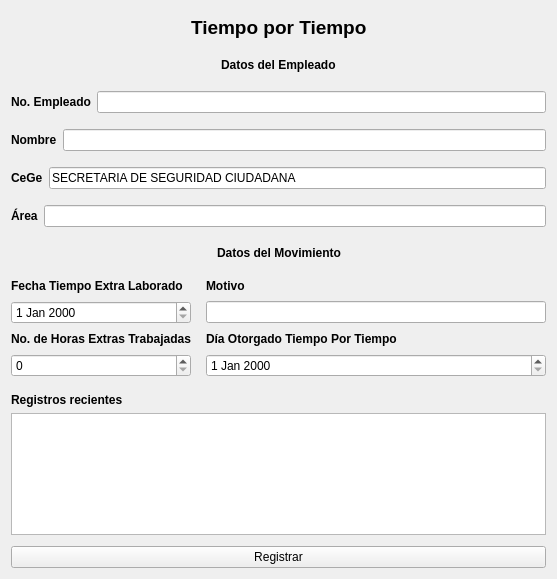
<?xml version="1.0" encoding="UTF-8"?>
<ui version="4.0">
 <class>Form</class>
 <widget class="QWidget" name="Form">
  <property name="geometry">
   <rect>
    <x>0</x>
    <y>0</y>
    <width>557</width>
    <height>579</height>
   </rect>
  </property>
  <property name="windowTitle">
   <string>Form</string>
  </property>
  <layout class="QGridLayout" name="gridLayout_2">
   <item row="0" column="0">
    <layout class="QHBoxLayout" name="horizontalLayout">
     <property name="spacing">
      <number>5</number>
     </property>
     <property name="sizeConstraint">
      <enum>QLayout::SetDefaultConstraint</enum>
     </property>
     <property name="leftMargin">
      <number>4</number>
     </property>
     <property name="topMargin">
      <number>5</number>
     </property>
     <property name="rightMargin">
      <number>4</number>
     </property>
     <property name="bottomMargin">
      <number>5</number>
     </property>
     <item>
      <spacer name="horizontalSpacer">
       <property name="orientation">
        <enum>Qt::Horizontal</enum>
       </property>
       <property name="sizeHint" stdset="0">
        <size>
         <width>40</width>
         <height>20</height>
        </size>
       </property>
      </spacer>
     </item>
     <item>
      <widget class="QLabel" name="title_label">
       <property name="font">
        <font>
         <pointsize>14</pointsize>
         <weight>75</weight>
         <bold>true</bold>
        </font>
       </property>
       <property name="text">
        <string>Tiempo por Tiempo</string>
       </property>
      </widget>
     </item>
     <item>
      <spacer name="horizontalSpacer_2">
       <property name="orientation">
        <enum>Qt::Horizontal</enum>
       </property>
       <property name="sizeHint" stdset="0">
        <size>
         <width>40</width>
         <height>20</height>
        </size>
       </property>
      </spacer>
     </item>
    </layout>
   </item>
   <item row="1" column="0">
    <layout class="QHBoxLayout" name="horizontalLayout_6">
     <property name="topMargin">
      <number>5</number>
     </property>
     <property name="bottomMargin">
      <number>5</number>
     </property>
     <item>
      <spacer name="horizontalSpacer_5">
       <property name="orientation">
        <enum>Qt::Horizontal</enum>
       </property>
       <property name="sizeHint" stdset="0">
        <size>
         <width>40</width>
         <height>20</height>
        </size>
       </property>
      </spacer>
     </item>
     <item>
      <widget class="QLabel" name="datos_empleado_label">
       <property name="font">
        <font>
         <weight>75</weight>
         <bold>true</bold>
        </font>
       </property>
       <property name="text">
        <string>Datos del Empleado</string>
       </property>
      </widget>
     </item>
     <item>
      <spacer name="horizontalSpacer_6">
       <property name="orientation">
        <enum>Qt::Horizontal</enum>
       </property>
       <property name="sizeHint" stdset="0">
        <size>
         <width>40</width>
         <height>20</height>
        </size>
       </property>
      </spacer>
     </item>
    </layout>
   </item>
   <item row="2" column="0">
    <layout class="QHBoxLayout" name="horizontalLayout_2">
     <property name="topMargin">
      <number>5</number>
     </property>
     <property name="bottomMargin">
      <number>5</number>
     </property>
     <item>
      <widget class="QLabel" name="no_emp_label">
       <property name="font">
        <font>
         <weight>75</weight>
         <bold>true</bold>
        </font>
       </property>
       <property name="text">
        <string>No. Empleado</string>
       </property>
       <property name="textFormat">
        <enum>Qt::AutoText</enum>
       </property>
      </widget>
     </item>
     <item>
      <widget class="QLineEdit" name="no_emp_input">
       <property name="text">
        <string/>
       </property>
      </widget>
     </item>
    </layout>
   </item>
   <item row="3" column="0">
    <layout class="QHBoxLayout" name="horizontalLayout_3">
     <property name="topMargin">
      <number>5</number>
     </property>
     <property name="bottomMargin">
      <number>5</number>
     </property>
     <item>
      <widget class="QLabel" name="nombre_label">
       <property name="font">
        <font>
         <weight>75</weight>
         <bold>true</bold>
        </font>
       </property>
       <property name="text">
        <string>Nombre</string>
       </property>
      </widget>
     </item>
     <item>
      <widget class="QLineEdit" name="nombre_input"/>
     </item>
    </layout>
   </item>
   <item row="4" column="0">
    <layout class="QHBoxLayout" name="horizontalLayout_4">
     <property name="topMargin">
      <number>5</number>
     </property>
     <property name="bottomMargin">
      <number>5</number>
     </property>
     <item>
      <widget class="QLabel" name="cege_label">
       <property name="font">
        <font>
         <weight>75</weight>
         <bold>true</bold>
        </font>
       </property>
       <property name="text">
        <string>CeGe</string>
       </property>
      </widget>
     </item>
     <item>
      <widget class="QLineEdit" name="cege_input">
       <property name="text">
        <string>SECRETARIA DE SEGURIDAD CIUDADANA</string>
       </property>
      </widget>
     </item>
    </layout>
   </item>
   <item row="5" column="0">
    <layout class="QHBoxLayout" name="horizontalLayout_5">
     <property name="topMargin">
      <number>5</number>
     </property>
     <property name="bottomMargin">
      <number>5</number>
     </property>
     <item>
      <widget class="QLabel" name="area_label">
       <property name="font">
        <font>
         <weight>75</weight>
         <bold>true</bold>
        </font>
       </property>
       <property name="text">
        <string>Área</string>
       </property>
      </widget>
     </item>
     <item>
      <widget class="QLineEdit" name="area_input"/>
     </item>
    </layout>
   </item>
   <item row="6" column="0">
    <layout class="QHBoxLayout" name="horizontalLayout_7">
     <property name="topMargin">
      <number>5</number>
     </property>
     <property name="bottomMargin">
      <number>5</number>
     </property>
     <item>
      <spacer name="horizontalSpacer_7">
       <property name="orientation">
        <enum>Qt::Horizontal</enum>
       </property>
       <property name="sizeHint" stdset="0">
        <size>
         <width>40</width>
         <height>20</height>
        </size>
       </property>
      </spacer>
     </item>
     <item>
      <widget class="QLabel" name="datos_movimeinto_label">
       <property name="font">
        <font>
         <weight>75</weight>
         <bold>true</bold>
        </font>
       </property>
       <property name="text">
        <string>Datos del Movimiento</string>
       </property>
      </widget>
     </item>
     <item>
      <spacer name="horizontalSpacer_8">
       <property name="orientation">
        <enum>Qt::Horizontal</enum>
       </property>
       <property name="sizeHint" stdset="0">
        <size>
         <width>40</width>
         <height>20</height>
        </size>
       </property>
      </spacer>
     </item>
    </layout>
   </item>
   <item row="7" column="0">
    <layout class="QGridLayout" name="gridLayout">
     <property name="topMargin">
      <number>5</number>
     </property>
     <property name="bottomMargin">
      <number>5</number>
     </property>
     <property name="horizontalSpacing">
      <number>15</number>
     </property>
     <property name="verticalSpacing">
      <number>8</number>
     </property>
     <item row="1" column="1">
      <widget class="QLineEdit" name="motivo_input"/>
     </item>
     <item row="0" column="0">
      <widget class="QLabel" name="fecha_tiempo_label">
       <property name="font">
        <font>
         <weight>75</weight>
         <bold>true</bold>
        </font>
       </property>
       <property name="text">
        <string>Fecha Tiempo Extra Laborado</string>
       </property>
      </widget>
     </item>
     <item row="2" column="1">
      <widget class="QLabel" name="fecha_otorgado_label">
       <property name="font">
        <font>
         <weight>75</weight>
         <bold>true</bold>
        </font>
       </property>
       <property name="text">
        <string>Día Otorgado Tiempo Por Tiempo</string>
       </property>
      </widget>
     </item>
     <item row="0" column="1">
      <widget class="QLabel" name="motivo_label">
       <property name="font">
        <font>
         <weight>75</weight>
         <bold>true</bold>
        </font>
       </property>
       <property name="text">
        <string>Motivo</string>
       </property>
      </widget>
     </item>
     <item row="2" column="0">
      <widget class="QLabel" name="horas_extra_label">
       <property name="font">
        <font>
         <weight>75</weight>
         <bold>true</bold>
        </font>
       </property>
       <property name="text">
        <string>No. de Horas Extras Trabajadas</string>
       </property>
      </widget>
     </item>
     <item row="1" column="0">
      <widget class="QDateEdit" name="fecha_tiempo_input"/>
     </item>
     <item row="3" column="1">
      <widget class="QDateEdit" name="fecha_otorgado_input"/>
     </item>
     <item row="3" column="0">
      <widget class="QSpinBox" name="horas_extra_input"/>
     </item>
    </layout>
   </item>
   <item row="8" column="0">
    <layout class="QVBoxLayout" name="q_table_layout">
     <property name="topMargin">
      <number>5</number>
     </property>
     <property name="bottomMargin">
      <number>5</number>
     </property>
     <item>
      <widget class="QLabel" name="table_label">
       <property name="font">
        <font>
         <weight>75</weight>
         <bold>true</bold>
        </font>
       </property>
       <property name="text">
        <string>Registros recientes</string>
       </property>
      </widget>
     </item>
     <item>
      <widget class="QTableWidget" name="table_display"/>
     </item>
    </layout>
   </item>
   <item row="9" column="0">
    <widget class="QPushButton" name="registrar_btn">
     <property name="maximumSize">
      <size>
       <width>16777215</width>
       <height>16777210</height>
      </size>
     </property>
     <property name="text">
      <string>Registrar</string>
     </property>
     <property name="autoDefault">
      <bool>false</bool>
     </property>
     <property name="default">
      <bool>false</bool>
     </property>
     <property name="flat">
      <bool>false</bool>
     </property>
    </widget>
   </item>
  </layout>
 </widget>
 <resources/>
 <connections/>
</ui>
